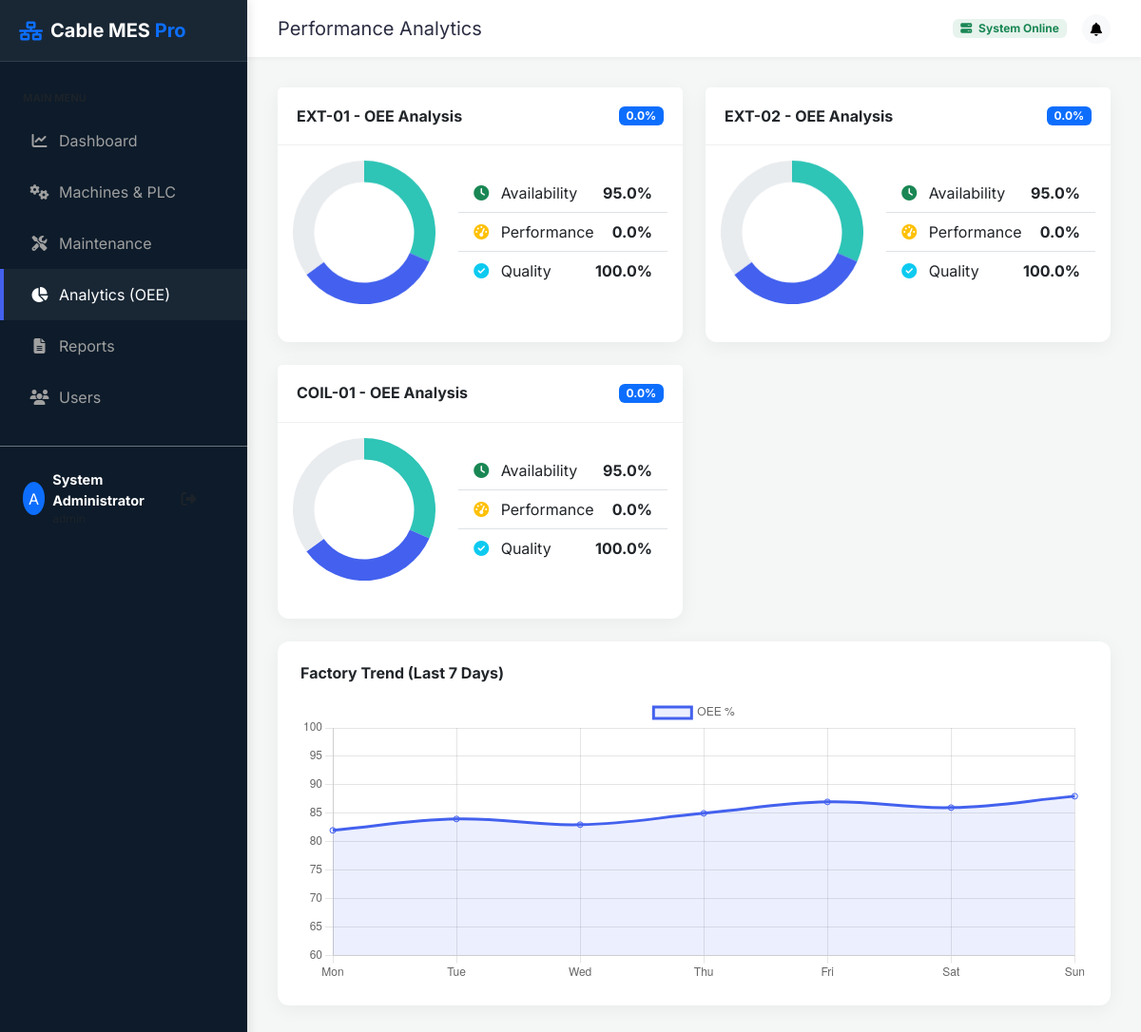
Page /admin/analytics (signed in) on the committed database.
### cable_mes/models.py (models this page shows, shortened)
class User(UserMixin, Base):
    __tablename__ = 'users'
    id = Column(Integer, primary_key=True)
    username = Column(String(50), unique=True, nullable=False)
    password_hash = Column(String(128), nullable=False)
    role = Column(Enum(UserRole), default=UserRole.OPERATOR)
    full_name = Column(String(100))

class Machine(Base):
    __tablename__ = 'machines'
    id = Column(Integer, primary_key=True)
    name = Column(String(50), unique=True, nullable=False)
    type = Column(String(50))
    status = Column(String(20), default='IDLE')
    plc_ip = Column(String(15))
    plc_port = Column(Integer, default=502)
    plc_slave_id = Column(Integer, default=1)
    reg_speed = Column(Integer, default=0)
    reg_temp = Column(Integer, default=1)
    reg_diameter = Column(Integer, default=2)

### app.py (the view)
@app.route('/admin/analytics')
@login_required
def admin_analytics():
    machines = Machine.query.all()
    oee_data = []
    for m in machines:
        bd = MESService.get_oee_breakdown(m.name)
        oee_data.append({
            'machine': m.name,
            'oee': bd['oee'],
            'availability': bd['availability'],
            'performance': bd['performance'],
            'quality': bd['quality']
        })
    return render_template('analytics.html', oee_data=oee_data)

### app.py (called while the page is built)
@app.teardown_appcontext
def shutdown_session(exception=None):
    db_session.remove()

@login_manager.user_loader
def load_user(user_id):
    return User.query.get(int(user_id))

### templates/analytics.html
{% extends "base.html" %}
{% block header %}Performance Analytics{% endblock %}
{% block content %}
<div class="row">
    {% for data in oee_data %}
    <div class="col-md-6 mb-4">
        <div class="card h-100">
            <div class="card-header bg-white d-flex justify-content-between align-items-center">
                <h6 class="mb-0 fw-bold">{{ data.machine }} - OEE Analysis</h6>
                <span class="badge bg-primary">{{ data.oee }}%</span>
            </div>
            <div class="card-body">
                <div class="row align-items-center">
                    <div class="col-md-5">
                        <canvas id="chart-{{loop.index}}"></canvas>
                    </div>
                    <div class="col-md-7">
                        <ul class="list-group list-group-flush">
                            <li class="list-group-item d-flex justify-content-between align-items-center">
                                <span><i class="fas fa-clock text-success me-2"></i> Availability</span>
                                <span class="fw-bold">{{ data.availability }}%</span>
                            </li>
                            <li class="list-group-item d-flex justify-content-between align-items-center">
                                <span><i class="fas fa-tachometer-alt text-warning me-2"></i> Performance</span>
                                <span class="fw-bold">{{ data.performance }}%</span>
                            </li>
                            <li class="list-group-item d-flex justify-content-between align-items-center">
                                <span><i class="fas fa-check-circle text-info me-2"></i> Quality</span>
                                <span class="fw-bold">{{ data.quality }}%</span>
                            </li>
                        </ul>
                    </div>
                </div>
            </div>
        </div>
    </div>
    {% endfor %}
</div>
<div class="row">
    <div class="col-12">
        <div class="card p-4">
            <h6 class="fw-bold mb-3">Factory Trend (Last 7 Days)</h6>
            <div style="height: 300px;">
                <canvas id="trendChart"></canvas>
            </div>
        </div>
    </div>
</div>
{% endblock %}
{% block scripts %}
<script>
    {% for data in oee_data %}
    new Chart(document.getElementById('chart-{{loop.index}}'), {
        type: 'doughnut',
        data: {
            labels: ['Availability', 'Performance', 'Quality', 'Loss'],
            datasets: [{
                data: [{{ data.availability }}, {{ data.performance }}, {{ data.quality }}, 300 - {{ data.availability }} - {{ data.performance }} - {{ data.quality }}],
                backgroundColor: ['#2ec4b6', '#ff9f1c', '#4361ee', '#e9ecef'],
                borderWidth: 0
            }]
        },
        options: {
            cutout: '70%',
            plugins: { legend: { display: false } }
        }
    });
    {% endfor %}
    new Chart(document.getElementById('trendChart'), {
        type: 'line',
        data: {
            labels: ['Mon', 'Tue', 'Wed', 'Thu', 'Fri', 'Sat', 'Sun'],
            datasets: [{
                label: 'OEE %',
                data: [82, 84, 83, 85, 87, 86, 88],
                borderColor: '#4361ee',
                tension: 0.4,
                fill: true,
                backgroundColor: 'rgba(67, 97, 238, 0.1)'
            }]
        },
        options: {
            maintainAspectRatio: false,
            scales: {
                y: { beginAtZero: false, min: 60, max: 100 }
            }
        }
    });
</script>
{% endblock %}

### templates/base.html (shortened to what this page needs)
<!DOCTYPE html>
<html lang="en">
<head>
    <link href="https://cdn.jsdelivr.net/npm/bootstrap@5.3.0/dist/css/bootstrap.min.css" rel="stylesheet">
    <link href="https://cdnjs.cloudflare.com/ajax/libs/font-awesome/6.4.0/css/all.min.css" rel="stylesheet">
    <link href="{{ url_for('static', filename='css/modern.css') }}" rel="stylesheet">
</head>
<body>
    <div class="main-wrapper">
        <nav class="sidebar-wrapper sidebar text-white">
            <div class="brand-section d-flex align-items-center">
                <i class="fas fa-network-wired fa-lg me-2 text-primary"></i>
                <h5 class="mb-0 fw-bold">Cable MES <span class="text-primary">Pro</span></h5>
            </div>
            <div class="py-4">
                <small class="text-muted px-4 text-uppercase fw-bold" style="font-size: 0.7rem;">Main Menu</small>
                <div class="mt-2">
                    <a href="/admin" class="{{ 'active' if request.endpoint == 'admin_dashboard' else '' }}">
                        <i class="fas fa-chart-line me-2"></i> Dashboard
                    </a>
                    <a href="/admin/machines" class="{{ 'active' if 'machines' in request.endpoint else '' }}">
                        <i class="fas fa-cogs me-2"></i> Machines & PLC
                    </a>
                    <a href="/admin/maintenance" class="{{ 'active' if 'maintenance' in request.endpoint else '' }}">
                        <i class="fas fa-tools me-2"></i> Maintenance
                    </a>
                    <a href="/admin/analytics" class="{{ 'active' if 'analytics' in request.endpoint else '' }}">
                        <i class="fas fa-chart-pie me-2"></i> Analytics (OEE)
                    </a>
                    <a href="/admin/reports" class="{{ 'active' if 'reports' in request.endpoint else '' }}">
                        <i class="fas fa-file-alt me-2"></i> Reports
                    </a>
                    <a href="/admin/users" class="{{ 'active' if 'users' in request.endpoint else '' }}">
                        <i class="fas fa-users me-2"></i> Users
                    </a>
                </div>
            </div>
            <div class="mt-auto p-4 border-top border-secondary">
                <div class="d-flex align-items-center">
                    <div class="bg-primary rounded-circle d-flex align-items-center justify-content-center text-white" style="width: 35px; height: 35px;">
                        {{ current_user.username[0].upper() }}
                    </div>
                    <div class="ms-2">
                        <div class="fw-bold" style="font-size: 0.9rem;">{{ current_user.full_name }}</div>
                        <div class="text-muted" style="font-size: 0.75rem;">{{ current_user.role.value }}</div>
                    </div>
                    <a href="/logout" class="ms-auto text-muted hover-white"><i class="fas fa-sign-out-alt"></i></a>
                </div>
            </div>
        </nav>
        <div class="content-wrapper">
            <div class="top-navbar">
                <h5 class="mb-0 fw-normal">{% block header %}Overview{% endblock %}</h5>
                <div class="d-flex align-items-center">
                    <span class="badge bg-success bg-opacity-10 text-success me-3">
                        <i class="fas fa-server me-1"></i> System Online
                    </span>
                    <button class="btn btn-light btn-sm rounded-circle"><i class="fas fa-bell"></i></button>
                </div>
            </div>
            <div class="page-content">
                {% block content %}{% endblock %}
            </div>
        </div>
    </div>
    {% block scripts %}{% endblock %}
</body>
</html>

### static/css/modern.css (style rules this page uses)
:root { --primary: #4361ee; --secondary: #3f37c9; --success: #4cc9f0; --danger: #f72585; --warning: #f8961e; --dark: #1b263b; --light: #f8f9fa; --sidebar-bg: #0d1b2a; --card-bg: #ffffff; --text-main: #2b2d42; --text-muted: #8d99ae; }
body { font-family: 'Segoe UI', Roboto, Helvetica, Arial, sans-serif; background-color: #f0f2f5; color: var(--text-main); overflow-x: hidden; }
.sidebar { background-color: var(--sidebar-bg); box-shadow: 2px 0 10px rgba(0,0,0,0.1); transition: all 0.3s; z-index: 1000; }
.sidebar .brand-section { padding: 20px; background: rgba(255,255,255,0.05); border-bottom: 1px solid rgba(255,255,255,0.1); }
.sidebar a { display: flex; align-items: center; text-decoration: none; color: #a0a0a0; padding: 15px 25px; border-left: 4px solid transparent; transition: all 0.2s; }
.sidebar a:hover, .sidebar a.active { color: #fff; background: rgba(255,255,255,0.05); border-left-color: var(--primary); }
.sidebar i { width: 25px; text-align: center; }
.card { border: none; border-radius: 12px; background: var(--card-bg); box-shadow: 0 4px 20px rgba(0,0,0,0.05); transition: transform 0.2s; margin-bottom: 1.5rem; }
.card-header { background: transparent; border-bottom: 1px solid #f0f0f0; padding: 1.25rem; font-weight: 600; }

### templates/base.html (style rules this page uses)
body { font-family: 'Inter', sans-serif; }
.main-wrapper { display: flex; min-height: 100vh; }
.sidebar-wrapper { width: 260px; flex-shrink: 0; background: var(--sidebar-bg); }
.content-wrapper { flex-grow: 1; display: flex; flex-direction: column; background: #f4f7f6; }
.top-navbar { background: #fff; height: 60px; box-shadow: 0 2px 4px rgba(0,0,0,0.04); display: flex; align-items: center; padding: 0 2rem; justify-content: space-between; }
.page-content { padding: 2rem; overflow-y: auto; height: calc(100vh - 60px); }

### rows in the picture
User: username "A", full_name "System Administrator"
Machine: machine "EXT-01", oee "0.0", availability "95.0", performance "0.0", quality "100.0"
Machine: machine "EXT-02", oee "0.0", availability "95.0", performance "0.0", quality "100.0"
Machine: machine "COIL-01", oee "0.0", availability "95.0", performance "0.0", quality "100.0"
